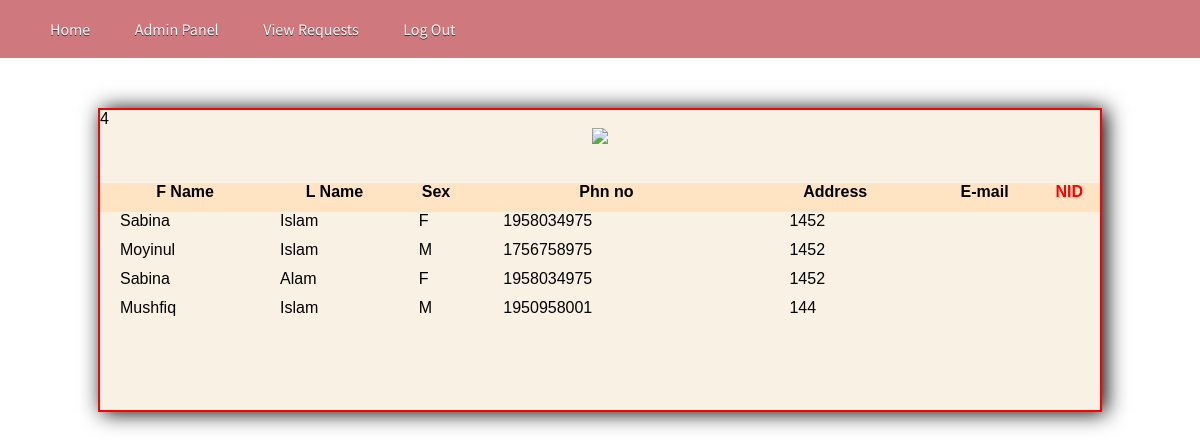
Screenshot of /user.php with the database file from the repository.
### tables this page shows
CREATE TABLE `user` (
  `FName` varchar(10) NOT NULL,
  `LName` varchar(10) NOT NULL,
  `Sex` char(1) NOT NULL,
  `Phn_no` int(13) NOT NULL,
  `Address` varchar(50) NOT NULL,
  `E_mail` varchar(20) NOT NULL,
  `NID` int(25) NOT NULL,
  `Password` int(10) NOT NULL
);

### user.php (the view, shortened to what this page needs)
<!DOCTYPE html PUBLIC "-//W3C//DTD XHTML 1.0 Transitional//EN" "http://www.w3.org/TR/xhtml1/DTD/xhtml1-transitional.dtd">
<html xmlns="http://www.w3.org/1999/xhtml">
<head>
<link href="css/lightbox.css" rel="stylesheet" />
    <link href="StyleSheet.css" rel="stylesheet" type="text/css" />
<link href="css/style.css" rel="stylesheet" type="text/css" media="all" />
<link href="css/flexslider.css" rel="stylesheet" type="text/css" media="all" />
</head>
<body>
<div class="">
		<?php require('topbar.php');?>
	</div>
<div style="height:300px; width:1000px; margin:auto; margin-top:50px; margin-bottom:50px; background-color:#f8f1e4; border:2px solid red; box-shadow:4px 1px 20px black;">
     <form method="post" enctype="multipart/form-data">
 <table cellpadding="20" cellspacing="20" width="1000px" height="200px"  style="margin:auto" >
   <tr><td colspan="9" align="center"><img src="Images/brequest.png" height="90px" /></td></tr>
   <tr><td>&nbsp;</td><td>&nbsp;</td></tr>
 <tr style="background-color:bisque" align="center" class="bold">
             <td class="bold"  >F Name</td><td align="center">L Name</td> <td align="center">Sex</td><td align="center">Phn no</td><td align="center">Address</td><td align="center">E-mail</td><td align="center" style="color:red">NID</td>
        </tr>
<?php
$cn=mysqli_connect("localhost","root","","microfinance");
$s="select * from user";
	$result=mysqli_query($cn,$s);
	while($data=mysqli_fetch_array($result))
	{
				echo"<tr><td  style=' padding-left:20px'>$data[0]</td><td  style=' padding-left:10px'>$data[1]</td><td  style=' padding-left:20px'>$data[2]</td><td  style=' padding-left:30px'>$data[3]</td><td  style=' padding-left:50px'>$data[4]</td>
                </tr>";
			}
			?>
</table>
</form>
        </div>
</body>
</html>

### css/lightbox.css (style rules this page uses)
body:after { content: url(../img/close.png) url(../img/loading.gif) url(../img/prev.png) url(../img/next.png); display: none; }

### StyleSheet.css (style rules this page uses)
.bold { font-weight:bold; }

### css/style.css (style rules this page uses)
html,body,div,span,applet,object,iframe,h1,h2,h3,h4,h5,h6,p,blockquote,pre,a,abbr,acronym,address,big,cite,code,del,dfn,em,img,ins,kbd,q,s,samp,small,strike,strong,sub,sup,tt,var,b,u,i,dl,dt,dd,ol,nav ul,nav li,fieldset,form,label,legend,table,caption,tbody,tfoot,thead,tr,th,td,article,aside,canvas,details,embed,figure,figcaption,footer,header,hgroup,menu,nav,output,ruby,section,summary,time,mark,audio,video { margin:0;padding:0;border:0;font-size:100%;font:inherit;vertical-align:baseline; }
table { border-collapse:collapse;border-spacing:0; }
img { max-width:100%; }
body { font-family: Arial, Geneva,Helvetica, sans-serif; font-size: 100%; }

### rows the page displays
user: FName "Sabina", LName "Islam", Sex "F", Phn_no "1958034975", Address "1452"
user: FName "Moyinul", LName "Islam", Sex "M", Phn_no "1756758975", Address "1452"
user: FName "Sabina", LName "Alam", Sex "F", Phn_no "1958034975", Address "1452"
user: FName "Mushfiq", LName "Islam", Sex "M", Phn_no "1950958001", Address "144"
